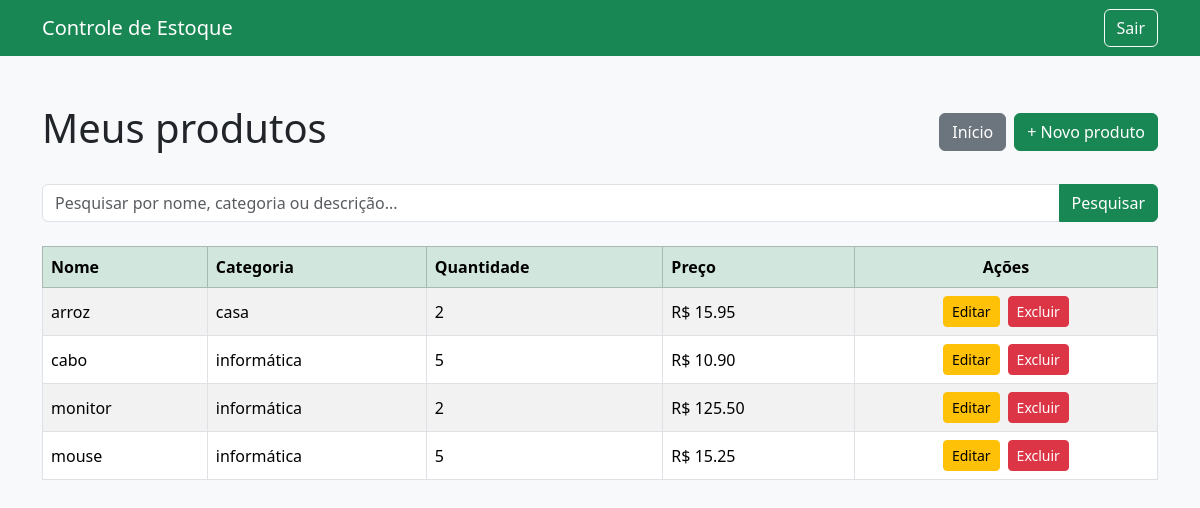
/produtos/ (signed in), run on an earlier commit of the app's database.
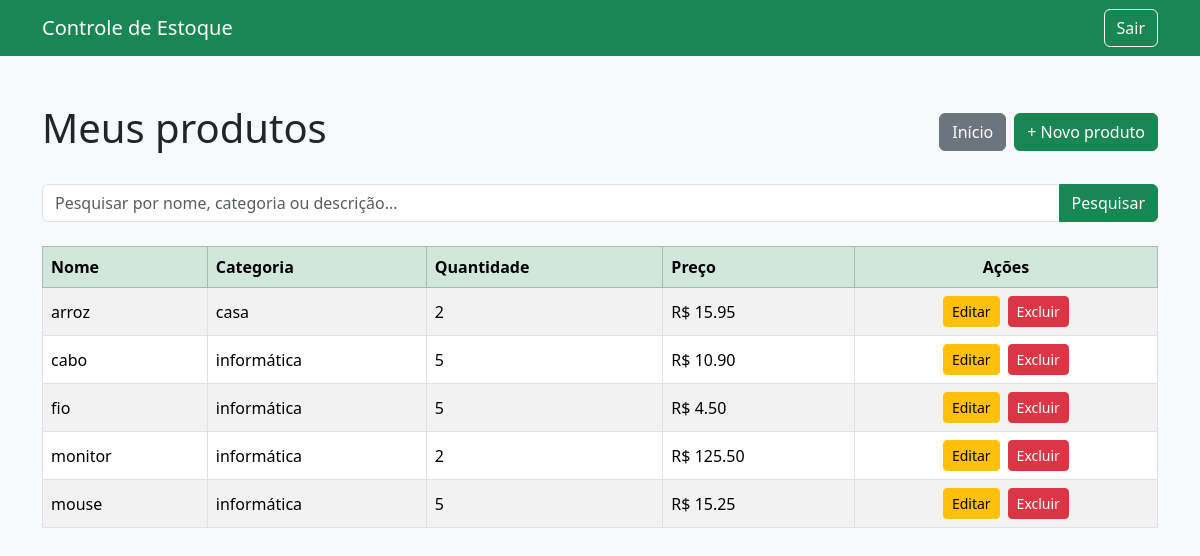
And on a later commit of the database.
### produtos/models.py (models this page shows, shortened)
class Produto(models.Model):
    usuario = models.ForeignKey(
        settings.AUTH_USER_MODEL,
        on_delete=models.CASCADE,
        related_name="produtos",
        verbose_name="Usuário"
    )
    nome = models.CharField(
        max_length=100,
        verbose_name="Nome do produto"
    )
    descricao = models.TextField(
        blank=True,
        verbose_name="Descrição"
    )
    categoria = models.CharField(
        max_length=60,
        blank=True,
        verbose_name="Categoria"
    )
    quantidade = models.PositiveIntegerField(
        default=0,
        verbose_name="Quantidade em estoque"
    )
    preco = models.DecimalField(
        max_digits=10,
        decimal_places=2,
        verbose_name="Preço unitário"
    )
    criado_em = models.DateTimeField(
        auto_now_add=True,
        verbose_name="Data de cadastro"
    )
    class Meta:
        verbose_name = "Produto"
        verbose_name_plural = "Produtos"
        ordering = ["nome"]

### produtos/views.py (the view)
# urls.py: path("produtos/", views.lista_produtos, name="lista"),
@login_required
def lista_produtos(request):
    produtos = Produto.objects.filter(
        usuario=request.user
    )
    return render(
        request,
        "produtos/lista.html",
        {"produtos": produtos},
    )

### produtos/templates/produtos/lista.html (shortened to what this page needs)
<!DOCTYPE html>
<html lang="pt-br">
<head>
    <link
        href="https://cdn.jsdelivr.net/npm/bootstrap@5.3.3/dist/css/bootstrap.min.css"
        rel="stylesheet"
    >
</head>
<body class="bg-light">
<nav class="navbar navbar-dark bg-success">
    <div class="container">
        <a class="navbar-brand" href="{% url 'produtos:home' %}">
            Controle de Estoque
        </a>
        <form method="post" action="{% url 'logout' %}">
            <button type="submit" class="btn btn-outline-light">
                Sair
            </button>
        </form>
    </div>
</nav>
<main class="container py-5">
    <div class="d-flex flex-wrap justify-content-between align-items-center gap-3 mb-4">
        <h1>Meus produtos</h1>
        <div class="d-flex gap-2">
            <a href="{% url 'produtos:home' %}" class="btn btn-secondary">
                Início
            </a>
            <a href="{% url 'produtos:cadastrar' %}" class="btn btn-success">
                + Novo produto
            </a>
        </div>
    </div>
    <form method="get" action="{% url 'produtos:lista' %}" class="mb-4">
        <div class="input-group">
            <input
                type="search"
                name="q"
                value="{{ pesquisa }}"
                class="form-control"
                placeholder="Pesquisar por nome, categoria ou descrição..."
            >
            <button type="submit" class="btn btn-success">
                Pesquisar
            </button>
        </div>
    </form>
    {% if produtos %}
        <div class="table-responsive">
            <table class="table table-striped table-bordered align-middle bg-white">
                <thead class="table-success">
                    <tr>
                        <th>Nome</th>
                        <th>Categoria</th>
                        <th>Quantidade</th>
                        <th>Preço</th>
                        <th class="text-center">Ações</th>
                    </tr>
                </thead>
                <tbody>
                    {% for produto in produtos %}
                        <tr>
                            <td>{{ produto.nome }}</td>
                            <td>{{ produto.categoria|default:"Não informada" }}</td>
                            <td>{{ produto.quantidade }}</td>
                            <td>R$ {{ produto.preco|floatformat:2 }}</td>
                            <td class="text-center">
                                <div class="d-flex justify-content-center gap-2">
                                    <a
                                        href="{% url 'produtos:editar' produto.id %}"
                                        class="btn btn-warning btn-sm"
                                    >
                                        Editar
                                    </a>
                                    <a
                                        href="{% url 'produtos:excluir' produto.id %}"
                                        class="btn btn-danger btn-sm"
                                    >
                                        Excluir
                                    </a>
                                </div>
                            </td>
                        </tr>
                    {% endfor %}
                </tbody>
            </table>
        </div>
    {% endif %}
</main>
</body>
</html>

What changed in the data, as far as the page shows it:
added Produto: nome "fio", categoria "informática", quantidade "5", preco "4.50"
